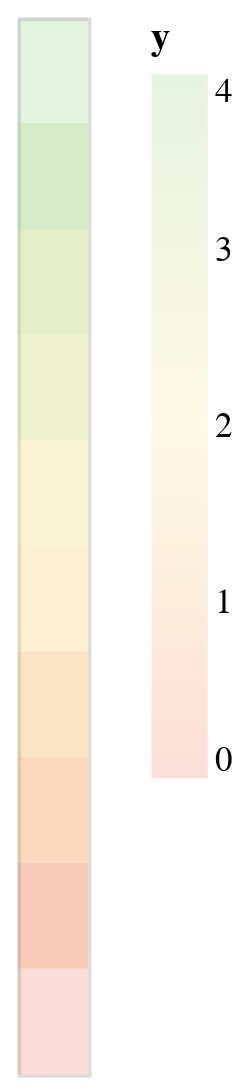

Here is the notebook cell this chart was saved with:
### Code cell
add_background()

### Figure 1 — Vega-Lite specification as saved in the notebook (floating-point values rounded to 4 significant figures)
{"config": {"view": {"continuousWidth": 300, "continuousHeight": 300}}, "data": {"name": "data-d574b959b5a2bfb7ed3c43b5df8a53b7"}, "mark": {"type": "rect"}, "encoding": {"color": {"field": "y", "scale": {"range": ["#ec5d3b", "#fde18d", "#7cc665"]}, "type": "quantitative"}, "opacity": {"value": 0.2}, "y": {"axis": null, "field": "y", "type": "quantitative"}, "y2": {"field": "y2"}}, "transform": [{"calculate": "datum.y + 1", "as": "y2"}], "$schema": "https://vega.github.io/schema/vega-lite/v5.14.1.json", "datasets": {"data-d574b959b5a2bfb7ed3c43b5df8a53b7": [{"x": 0, "y": 0.0}, {"x": 1, "y": 0.5}, {"x": 2, "y": 1.5}, {"x": 3, "y": 2.5}, {"x": 4, "y": 3.5}, {"x": 5, "y": 2.0}, {"x": 6, "y": 1.0}, {"x": 7, "y": 3.0}, {"x": 8, "y": 4.0}]}}
